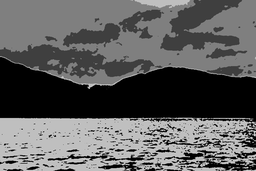
#> input picture 數位影像處理(李明穗)/hw3/result5.png, 256 x 171 px, shrunk from 900 x 600 before the run
$ python 2_c.py
#> lines starting #> are read from the running program, lines starting #| are printed output that depends on the picture
import numpy as np
import cv2
import random

img = cv2.imread("result5.png",cv2.IMREAD_GRAYSCALE)
#> img is the input picture: shape (171, 256); min 0, max 225, mean 93.4
img2=np.zeros(img.shape)
img = np.pad(img, ((2, 2), (2, 2)), 'edge')
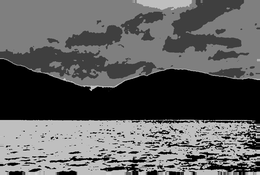
#> img: shape (175, 260); min 0, max 225, mean 94.2

for i in range(2,img.shape[0]-2):
    for j in range(2,img.shape[1]-2):
        a1,a2,a3,a4=0,0,0,0
        for x in [-2,-1,0,1,2]:
            for y in [-2,-1,0,1,2]:
                if img[i+x,j+y]==int(255/4):
                    a1+=1
                elif img[i+x,j+y]==int(255/4*2):
                    a2+=1
                elif img[i+x,j+y]==int(255/4*3):
                    a3+=1
                elif img[i+x,j+y]==int(255/4*4):
                    a4+=1
        if a1>=13:
            img2[i-2,j-2]=int(255/4)
        elif a2>=13:
            img2[i-2,j-2]=int(255/4*2)
        elif a3>=13:
            img2[i-2,j-2]=int(255/4*3)
        elif a4>=13:
            img2[i-2,j-2]=int(255/4*4)
        else:
            img2[i-2,j-2]=img[i,j]
cv2.imwrite("result6.png",img2.astype(np.uint8))
